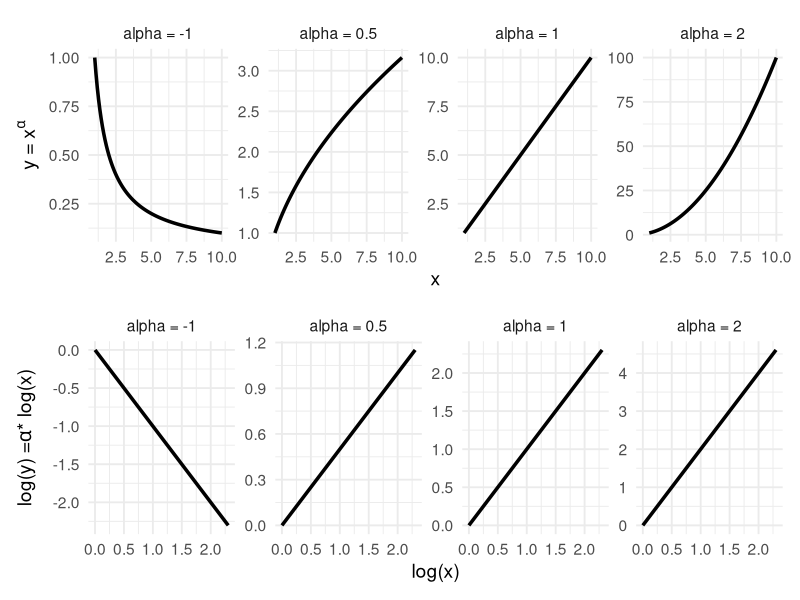

Write R code to recreate this figure.
library(tidyverse)
library(patchwork)

# -------------------------------------------------------------------------
# codigo para graficar leyes de potencia

# Crear secuencia de valores
x_vals <- seq(1, 10, length.out = 100)

# Definir exponentes
b_values <- c(2, 1, 0.5, -1)

# generar la relacion alométrica
df <- expand.grid(x = x_vals, b = b_values) %>%
  mutate(y = x^b,
         b_label = paste("alpha =", b)) 

# -------------------------------------------------------------------------

# creamos la gráfica
linear_plot <- ggplot(df, aes(x = x, y = y)) +
  geom_line(linewidth = 1.2) +
  facet_wrap(~ b_label, scales = "free_y",nrow = 1) +
  labs(
    x = "x",
    y = expression(paste("y = ",x^{alpha}))
  ) +
  theme_minimal(base_size = 14)

log_plot <- ggplot(df, aes(x = log(x), y = log(y))) +
  geom_line(linewidth = 1.2) +
  facet_wrap(~ b_label, scales = "free_y",nrow = 1) +
  labs(
    x = "log(x)",
    y = expression(paste("log(y) =",alpha,"* log(x)"))
  ) +
  theme_minimal(base_size = 14)

# -------------------------------------------------------------------------

linear_plot/log_plot
